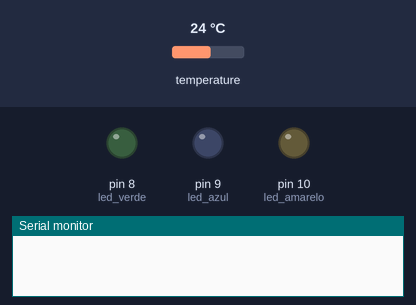
The sketch below on a simulated Arduino Uno, built with avr-gcc and run on an emulated ATmega328P. Shown: output pins drawn as LEDs (lit = HIGH), the last lines printed to the serial monitor. The inputs (shaded band) are chosen by the test bench; at power-on: temperature 24 °C.

Above: at 0.3 s.
At 2.2 s:
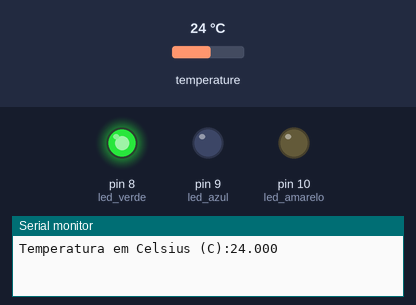
At 5.2 s:
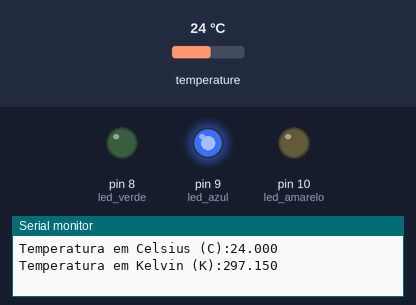
At 8.2 s:
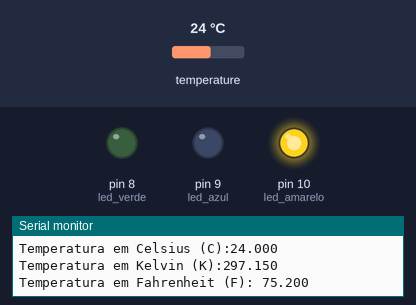
Timing chart, 0 to 12.7 s (numbered marks = the images above):
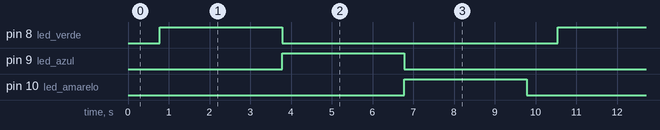

The sketch:

conversor_de_temperatura_sem_lcd.ino
```cpp
//Bibliotecas necessárias
#include <OneWire.h>
#include <DallasTemperature.h>

//definição do pino digital utilizado
#define ONE_WIRE_BUS 2

//Instacia o Objeto oneWire e Seta o pino do Sensor para iniciar as leituras
OneWire oneWire(ONE_WIRE_BUS);
DallasTemperature sensor(&oneWire);

//Definição dos pinos dos leds
int led_verde=8;
int led_azul=9;
int led_amarelo=10;


void setup() {
  //inicialização do sensor
  sensor.begin();
  //inicialização do terminal
  Serial.begin(9600);
  pinMode(led_verde,OUTPUT);
  pinMode(led_azul,OUTPUT);
  pinMode(led_amarelo,OUTPUT);
}

void loop() {
  //inicialização das variáveis
  float temperaturac=0;
  float temperaturaK= 0;
  float temperaturaF= 0;
  sensor.requestTemperatures();
  // A temperatura em Celsius para o dispositivo 1 no índice 0 (é possivel ligar varios sensores usando a mesma porta do arduino)
  float leitura = sensor.getTempCByIndex(0);
  temperaturac = leitura;
  temperaturaK = leitura + 273.15; // Converte Celsius para Kelvin
  temperaturaF = (temperaturac * 1.8) + 32.0; // Converte Celsius para Fahrenheit

  Serial.println("Temperatura em Celsius (C):" + String(temperaturac,3)); //Exibe no terminal
  digitalWrite(led_verde, HIGH); //Liga led
  delay(3000);
  digitalWrite(led_verde, LOW); //Desliga led

  Serial.println("Temperatura em Kelvin (K):" + String(temperaturaK, 3));
  digitalWrite(led_azul, HIGH);
  delay(3000);
  digitalWrite(led_azul, LOW);

  Serial.println("Temperatura em Fahrenheit (F): " + String (temperaturaF, 3));
  digitalWrite(led_amarelo,HIGH);
  delay(3000);
  digitalWrite(led_amarelo,LOW);
}
```

Measured:
- by itself, pin 8 (led_verde), pin 9 (led_azul), pin 10 (led_amarelo): alternates HIGH for 3.0 s and LOW for 6.8 s
- by itself, everything shown: repeats every 9.8 s, in 4 steps
